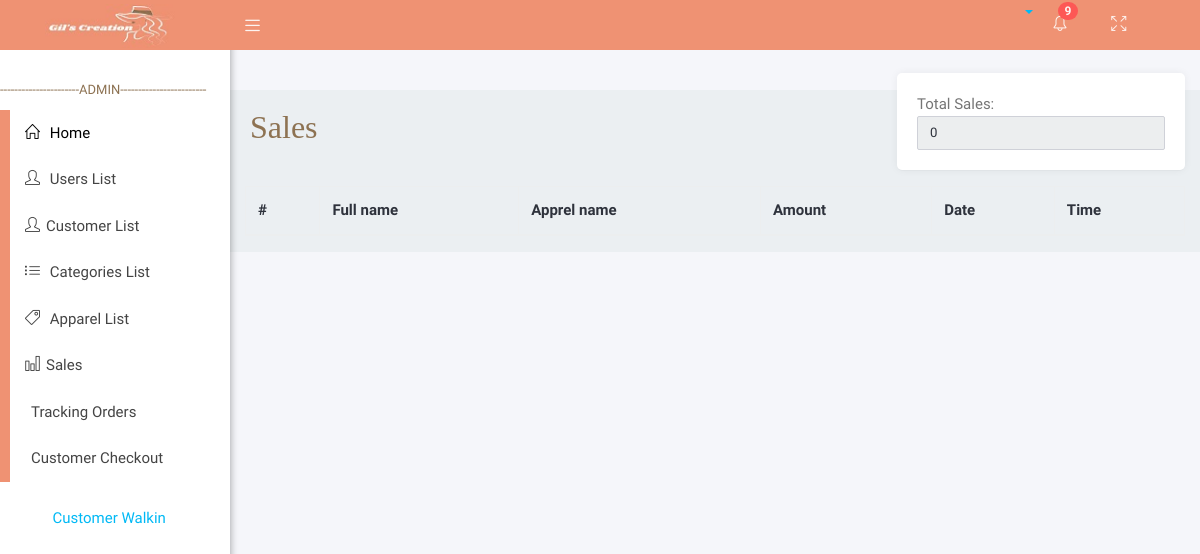
The page /adminViews/sales.php on the database as committed earlier.
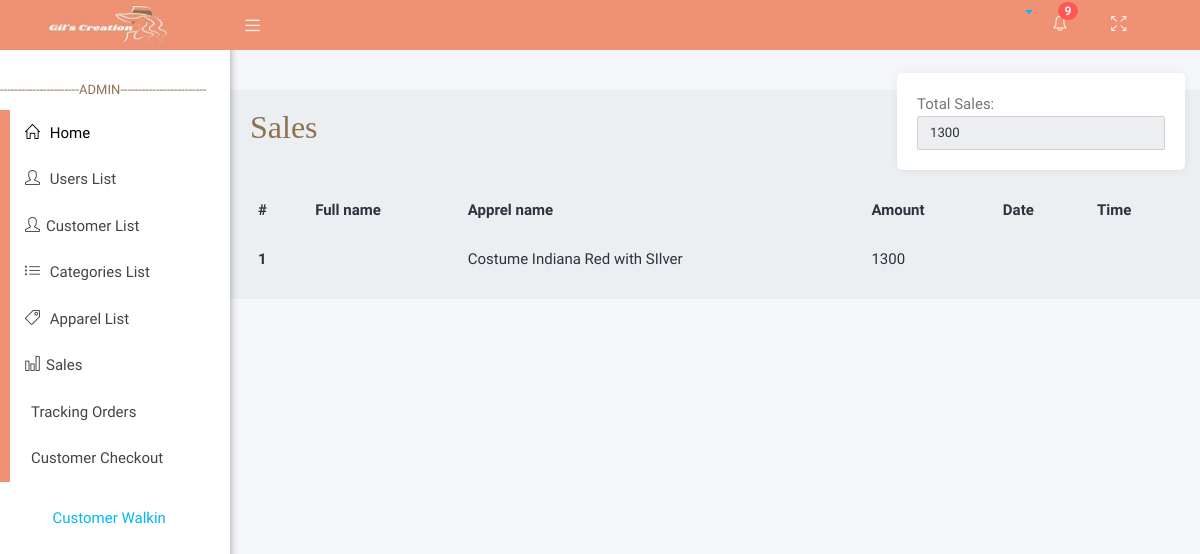
The same page on the database as committed later.
### tables this page shows
CREATE TABLE `customer_walkin_checkout` (
  `cwc_id` int(11) NOT NULL,
  `cwc_customer_id` int(11) NOT NULL,
  `total_checkout_amount` float DEFAULT NULL,
  `checkout_payment` float NOT NULL,
  `checkout_Date` varchar(50) DEFAULT NULL,
  `checkout_rent_date` varchar(50) NOT NULL,
  `checkout_rent_return_date` varchar(50) NOT NULL
);

CREATE TABLE `products` (
  `product_id` int(11) NOT NULL,
  `image` varchar(50) NOT NULL,
  `name` varchar(255) NOT NULL,
  `price` int(11) NOT NULL,
  `variation` varchar(255) NOT NULL,
  `stocks` int(11) NOT NULL,
  `category_id` int(11) NOT NULL,
  `description` varchar(255) NOT NULL
);

### APIFUNCTION/DBCRUD.php (called while the page is built, shortened)
<?php
    class DBCRUD{
        private $servername='localhost';
        private $username='root';
        private $password='';
        private $dbname='brms';
        private $mysqli='';
        public function __construct(){
            $this->mysqli = new mysqli($this->servername,$this->username,$this->password,$this->dbname);
        }
        public function select20(){
            $sql = "SELECT * FROM `customer_walkin_checkout` LEFT JOIN customer_walkin ON customer_walkin.cw_id = customer_walkin_checkout.cwc_customer_id LEFT JOIN products ON products.product_id = customer_walkin.customer_product_id";
            $this->sql = $result = $this->mysqli->query($sql);
        }
    }
?>

### adminViews/sales.php (the view, shortened to what this page needs)
<?php include('layouts/head.php'); ?>
   <div class="wrapper">
      <?php include('layouts/navbar.php'); ?>
      <?php include('layouts/sidebar.php'); ?>
    <div class="content-wrapper">
         <div class="container-fluid">
            <div class="row">
               <div class="main-header">
              <h2 style=" font-family:poppins; color:#8d7252; ">Sales</h2>
               </div>
            </div>
<div class="card" style="width: 18rem; float:right; margin-top:-100px;">
        <div class="card-header">
        <div class="input-group mb-3">
        <span>Total Sales: <input type="number" class="form-control" placeholder="PHP" id="tot" readonly></span>
</div>
  </div>
        </div>
        <div class="card-body">
        <table class="table table-bordered">
        <thead>
      <tr>
      <th scope="col">#</th>
      <th scope="col">Full name</th>
      <th scope="col">Apprel name</th>
      <th scope="col">Amount</th>
      <th scope="col">Date</th>
      <th scope="col">Time</th>
      </tr>
    </thead>
    <tbody id="table-main">
    <?php
                    include('../APIFUNCTION/DBCRUD.php');
                    $newDBCRUD = new DBCRUD();
                    $newDBCRUD->select20();
                    $productsLists = $newDBCRUD->sql;
                    $index = 1;
                    while ($data = mysqli_fetch_assoc($productsLists)){
                ?>
       <tr>
                    <th scope="row"><?php echo $index; ?></th>
                    <td><?php echo $data["fname"]."".$data["lname"] ?></td>
                    <td><?php echo $data["name"]; ?></td>
                    <td><?php echo $data["total_checkout_amount"]; ?></td>
                    <td><?php echo $data["checkout_Date"]; ?></td>
                    <td><?php echo $data["checkout_Time"]; ?></td>
                    </tr>
                    <?php $index++; }?>
                </tbody>
            </table>
        </div>
<?php include('layouts/footer.php');?>

### adminViews/layouts/head.php (shortened to what this page needs)
<!doctype html>
<html lang="en">
<!DOCTYPE html>
<html lang="en">
<head>
   <link rel="stylesheet" type="text/css" href="assets/icon/themify-icons/themify-icons.css">
   <link rel="stylesheet" type="text/css" href="assets/icon/icofont/css/icofont.css">
   <link rel="stylesheet" type="text/css" href="assets/icon/simple-line-icons/css/simple-line-icons.css">
   <link rel="stylesheet" type="text/css" href="assets/plugins/bootstrap/css/bootstrap.min.css">
   <link rel="stylesheet" href="assets/plugins/chartist/dist/chartist.css" type="text/css" media="all">
   <link href="assets/css/svg-weather.css" rel="stylesheet">
   <link rel="stylesheet" type="text/css" href="assets/css/main.css">
   <link rel="stylesheet" type="text/css" href="assets/css/responsive.css">
   <link rel="stylesheet" type="text/css" href="assets/css/profile.css">
</head>
<body class="sidebar-mini fixed">

### adminViews/layouts/navbar.php (shortened to what this page needs)
<header class="main-header-top hidden-print">
         <a href="index.php" class="logo" style="background-color:#EF9273;"><img class="img-fluid able-logo" src="assets/images/logo.jpg" alt="logo"></a>
         <nav class="navbar navbar-static-top" style="background-color:#EF9273;">
            <a href="#!" data-toggle="offcanvas" class="sidebar-toggle"></a>
            <div class="navbar-custom-menu f-right">
               <ul class="top-nav">
                  <li class="dropdown notification-menu">
                     <a href="#!" data-toggle="dropdown" aria-expanded="false" class="dropdown-toggle">
                        <i class="icon-bell"></i>
                        <span class="badge badge-danger header-badge">9</span>
                     </a>
                  </li>
                  <li class="pc-rheader-submenu">
                     <a href="#!" class="drop icon-circle" onclick="javascript:toggleFullScreen()">
                        <i class="icon-size-fullscreen"></i>
                     </a>
                  </li>
                  <li class="dropdown">
                     <a href="#!" data-toggle="dropdown" role="button" aria-haspopup="true" aria-expanded="false" class="dropdown-toggle drop icon-circle drop-image">
                  </li>
               </ul>
            </div>
         </nav>
      </header>

### adminViews/layouts/sidebar.php (shortened to what this page needs)
<aside class="main-sidebar hidden-print ">
         <section class="sidebar" id="sidebar-scroll">
            <ul class="sidebar-menu">
            <li class="nav-level" style="color:#8d7252;">----------------------ADMIN------------------------</li>
                <li class="treeview">
                <a class="waves-effect waves-dark" href="index.php" style="color: black">
                        <i class="icon-home"></i><span> Home</span>
                    </a>
                    <a class="waves-effect waves-dark" href="userlist.php" >
                        <i class="icon-user"></i><span> Users List</span>
                    </a>
                    <a class="waves-effect waves-dark" href="customer.php" >
                        <i class="icon-user"></i><span>Customer List</span>
                    </a>
                        <a class="waves-effect waves-dark" href="categorieslist.php" >
                        <i class="icon-list"></i><span> Categories List</span>
                    </a>
                    <a class="waves-effect waves-dark" href="productslist.php" >
                    <i class="icon-tag"></i><span> Apparel List</span>
                    </a>
                    <a class="waves-effect waves-dark" href="sales.php">
                    <i class="icon-chart"></i><span>Sales</span>
                    </a>
                    <a class="waves-effect waves-dark" href="tracking.php">
                    <i class="icon-clothes"></i><span>Tracking Orders</span>
                    </a>
                    <a class="waves-effect waves-dark" href="customer_checkout.php">
                    <i class="icon-clothes"></i><span>Customer Checkout</span>
                    </a>
              </ul>
              <div class="navbar-custom-menu" style="text-align:center;">
                 <ul class="top-nav">
                    <li class="dropdown">
                       <a href="#!" data-toggle="dropdown" role="button" aria-haspopup="true" aria-expanded="false" class="dropdown-toggle drop icon-circle drop-image">
                          <span>Customer Walkin<i class=" icofont icofont-simple-down"></i></span>
                    </li>
            </ul>
         </section>
      </aside>

### adminViews/layouts/footer.php (shortened to what this page needs)
</body>
</html>

### adminViews/assets/css/profile.css (style rules this page uses)
body { margin: 0; padding-top: 40px; color: #2e323c; background: #f5f6fa; position: relative; height: 100%; }
.form-control { border: 1px solid #cfd1d8; -webkit-border-radius: 2px; -moz-border-radius: 2px; border-radius: 2px; font-size: .825rem; background: #ffffff; color: #2e323c; }
.card { background: #ffffff; -webkit-border-radius: 5px; -moz-border-radius: 5px; border-radius: 5px; border: 0; margin-bottom: 1rem; }

### adminViews/assets/css/generic-class.css (style rules this page uses)
.f-right { float: right !important; }

### adminViews/assets/css/menu.css (style rules this page uses)
.top-nav .dropdown-toggle:after { content: initial; }
.main-header-top { background-color: #39444e; }
.nav-level { padding: 10px 0 !important; font-weight: 500; font-size: 13px; color: #2196f3; border-top: 1px solid #efefef; position: relative; }
.nav-level:first-child { margin-top: 20px; border-top: none; }
.main-header-top .navbar .top-nav > li > a { opacity: 0.9; color: #fff; }
.main-header-top .navbar .sidebar-toggle { color: #fff; opacity: 0.9; }
.main-header-top .logo { color: #fff; border-bottom: 0 solid transparent; }
.sidebar-menu > li > a { color: #666; }
.fixed .main-header-top, .fixed .main-sidebar, .fixed .left-side { position: fixed; }
.fixed .main-header-top { top: 0; right: 0; left: 0; }
.fixed .content-wrapper { margin-top: 50px; }
.wrapper:before { content: " "; display: table; }
.wrapper:after { content: " "; clear: both; }
.content-wrapper { height: 100%; background-color: #ebeff2; margin-left: 230px; z-index: 820; -webkit-transition: all 0.3s ease-in-out; -moz-transition: all 0.3s ease-in-out; -ms-transition: all 0.3s ease-in-out; transition: all 0.3s ease-in-out; }
.main-header-top { position: relative; max-height: 50px; z-index: 1030; }
.main-header-top > .navbar { margin-bottom: 0; margin-left: 230px; border: none; max-height: 50px; border-radius: 0; padding: 0; background-color: #39444e; }
.main-header-top .sidebar-toggle { float: left; background-color: transparent; background-image: none; padding: 15px; font-family: fontAwesome; position: relative; -webkit-transition: all 0.3s ease; -moz-transition: all 0.3s ease; -ms-transition: all 0.3s ease; transition: all 0.3s ease; max-height: 50px; }
.main-header-top .sidebar-toggle:before { font-family: 'simple-line-icons'; content: "\e601"; font-size: 15px; }
.main-header-top .logo { display: block; width: 230px; height: 50px; font-size: 15px; font-weight: 400; line-height: 50px; text-align: center; padding: 0 15px; float: left; overflow: hidden; }
.main-header-top .top-nav { list-style: none; padding-left: 0; display: inline-block; float: right; margin: 0 10px 0 0; }
.main-header-top .top-nav > li { display: inline-block; position: relative; }
.main-header-top .top-nav > li > a { padding: 15px 20px; line-height: 50px; opacity: 0.9; }
.header-badge { position: absolute; top: 2px; left: 25px; padding: 4px 6px; font-size: 11px; }
.main-sidebar { position: absolute; top: 0; left: 0; background: #fff; padding-top: 50px; min-height: 100vh; width: 230px; z-index: 810; -webkit-box-shadow: 1px 3px 7px rgba(0, 0, 0, 0.3); box-shadow: 1px 3px 7px rgba(0, 0, 0, 0.3); -webkit-transition: transform 0.3s ease-in-out, width 0.3s ease-in-out; -moz-transition: transform 0.3s ease-in-out, width 0.3s ease-in-out; -ms-transition: transform 0.3s ease-in-out, width 0.3s ease-in-out; transition: transform 0.3s ease-in-out, width 0.3s ease-in-out; }
.sidebar { padding-bottom: 10px; font-size: 16px; }
.sidebar-menu { list-style: none; margin: 0; padding: 0; white-space: nowrap; overflow: hidden; }
.sidebar-menu li { float: none; width: 100%; }
.sidebar-menu li a { display: block; width: 100%; padding: 20px; border-left: 5px solid; position: relative; z-index: 2; text-decoration: none; color: #444; box-sizing: border-box; -moz-box-sizing: border-box; -webkit-box-sizing: border-box; }
.sidebar-menu li:last-child a { border-left: 10px solid #EF9273; }
.sidebar-menu li a:after { content: ""; height: 100%; left: 0; top: 0; width: 0px; position: absolute; transition: all 0.3s ease 0s; -webkit-transition: all 0.3s ease 0s; z-index: -1; }
.sidebar-menu li:last-child a:after { background: #1abc9c; }
.sidebar-menu > li { position: relative; margin: 0; padding: 0; }
.sidebar-menu > li > a { padding: 12px 5px 12px 15px; display: block; position: relative; font-size: 15px; background-color: #fff; }
.sidebar-menu > li > a > i { padding-right: 6px; display: inline; }
.dropdown-menu li a { position: relative; padding: 8px 0px; }

Rows that differ between the two databases and show on the page:
added customer_walkin_checkout: products.name "Costume Indiana Red with SIlver", total_checkout_amount "1300"
Other text that changed with them:
form field value: "0" → "1300"
